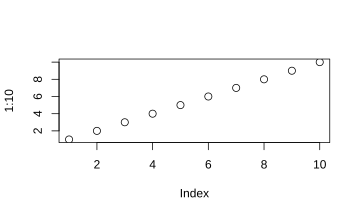

Write R code to recreate this figure.
####################################################################################
###
### R script to create achievement over time figure
###
####################################################################################

### Load packages

require(svglite)


### Create figure

svglite(file="achievement_over_time.svg", width=5, height=3)
plot(x=1:10)
dev.off()
